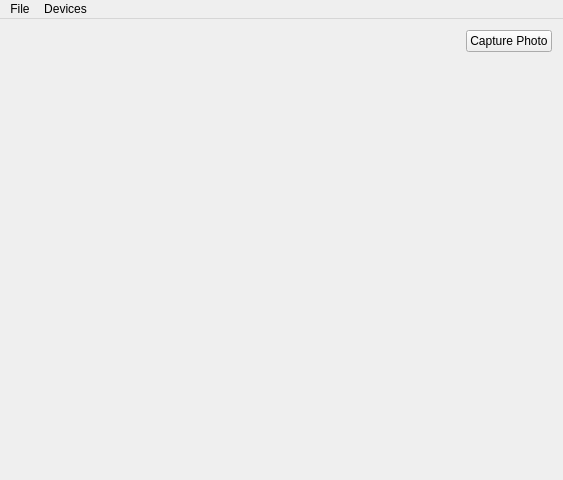
<?xml version="1.0" encoding="UTF-8"?>
<ui version="4.0">
 <class>Camera</class>
 <widget class="QMainWindow" name="Camera">
  <property name="geometry">
   <rect>
    <x>0</x>
    <y>0</y>
    <width>563</width>
    <height>480</height>
   </rect>
  </property>
  <property name="windowTitle">
   <string>MainWindow</string>
  </property>
  <widget class="QWidget" name="centralWidget">
   <layout class="QGridLayout" name="gridLayout_2">
    <item row="1" column="0">
     <widget class="QCameraViewfinder" name="viewFinder" native="true"/>
    </item>
    <item row="0" column="0" alignment="Qt::AlignRight">
     <widget class="QPushButton" name="captureButton">
      <property name="enabled">
       <bool>true</bool>
      </property>
      <property name="text">
       <string>Capture Photo</string>
      </property>
     </widget>
    </item>
   </layout>
  </widget>
  <widget class="QMenuBar" name="menuBar">
   <property name="geometry">
    <rect>
     <x>0</x>
     <y>0</y>
     <width>563</width>
     <height>20</height>
    </rect>
   </property>
   <property name="nativeMenuBar">
    <bool>true</bool>
   </property>
   <widget class="QMenu" name="menuFile">
    <property name="title">
     <string>File</string>
    </property>
    <addaction name="actionStart_Camera"/>
    <addaction name="actionStop_Camera"/>
   </widget>
   <widget class="QMenu" name="menuDevices">
    <property name="title">
     <string>Devices</string>
    </property>
    <property name="toolTipsVisible">
     <bool>true</bool>
    </property>
   </widget>
   <addaction name="menuFile"/>
   <addaction name="menuDevices"/>
  </widget>
  <action name="actionStart_Camera">
   <property name="text">
    <string>Start Camera</string>
   </property>
  </action>
  <action name="actionStop_Camera">
   <property name="text">
    <string>Stop Camera</string>
   </property>
  </action>
 </widget>
 <layoutdefault spacing="6" margin="11"/>
 <customwidgets>
  <customwidget>
   <class>QCameraViewfinder</class>
   <extends>QWidget</extends>
   <header>qcameraviewfinder.h</header>
   <container>1</container>
  </customwidget>
 </customwidgets>
 <resources/>
 <connections>
  <connection>
   <sender>actionStart_Camera</sender>
   <signal>triggered()</signal>
   <receiver>Camera</receiver>
   <slot>startCamera()</slot>
   <hints>
    <hint type="sourcelabel">
     <x>-1</x>
     <y>-1</y>
    </hint>
    <hint type="destinationlabel">
     <x>281</x>
     <y>239</y>
    </hint>
   </hints>
  </connection>
  <connection>
   <sender>actionStop_Camera</sender>
   <signal>triggered()</signal>
   <receiver>Camera</receiver>
   <slot>stopCamera()</slot>
   <hints>
    <hint type="sourcelabel">
     <x>-1</x>
     <y>-1</y>
    </hint>
    <hint type="destinationlabel">
     <x>281</x>
     <y>239</y>
    </hint>
   </hints>
  </connection>
 </connections>
 <slots>
  <slot>startCamera()</slot>
  <slot>stopCamera()</slot>
 </slots>
</ui>
